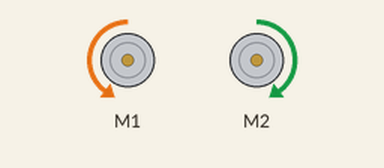
The sketch below on a simulated Arduino Uno, built with avr-gcc and run on an emulated ATmega328P. On the bench: 2 × DC motor (green arrow = forward, orange = backward, longer = faster).

Above: at 0.1 s.
At 2.1 s:
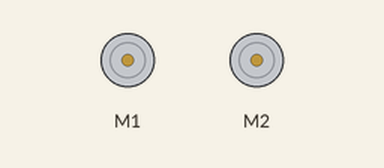
Timing chart, 0 to 3.6 s (numbered marks = the images above):
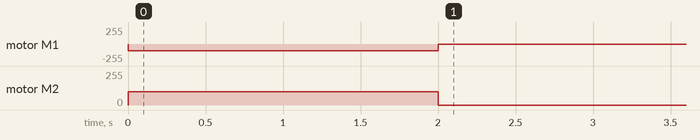

Measured:
- by itself, motor M1: stopped → backward 100/255 at 0.00 s, → stopped 2.0 s later
- by itself, motor M2: stopped → forward 100/255 at 0.00 s, → stopped 2.0 s later

The sketch:

DCMotorDriverTest.ino
```cpp
#include "MeMCore.h"

MeDCMotor motor1(M1);
MeDCMotor motor2(M2);

uint8_t motorSpeed = 100;
int ADJUST_MOTOR_LEFT = -1;
int ADJUST_MOTOR_RIGHT = 1.7;


void setup(){
  motor1.run(ADJUST_MOTOR_LEFT * motorSpeed); /* value: between -255 and 255. */
  motor2.run(ADJUST_MOTOR_RIGHT * motorSpeed); /* value: between -255 and 255. */
  delay(2000);
  motor1.stop();
  motor2.stop();}


void loop(){
}
```
